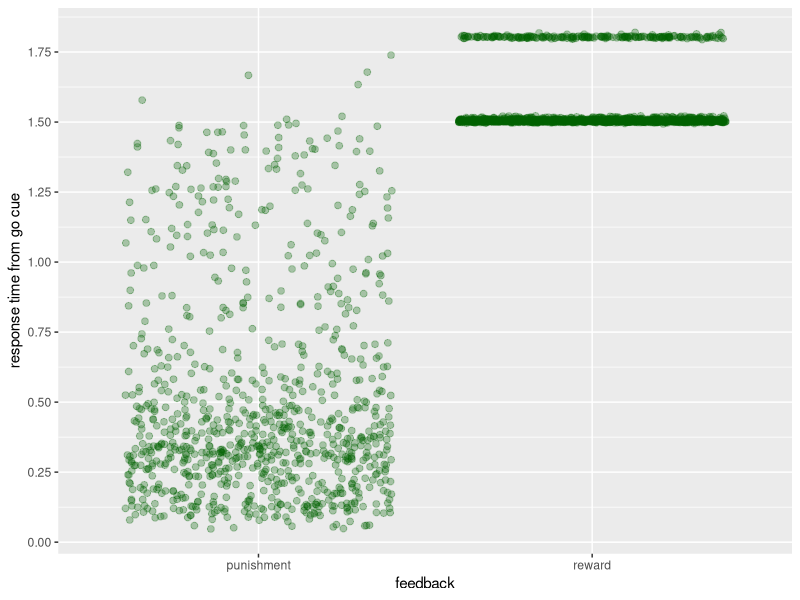
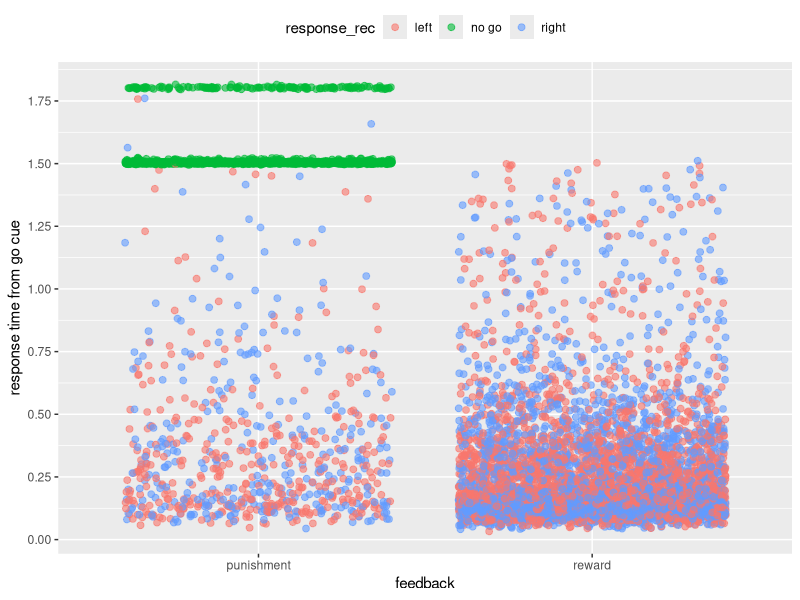
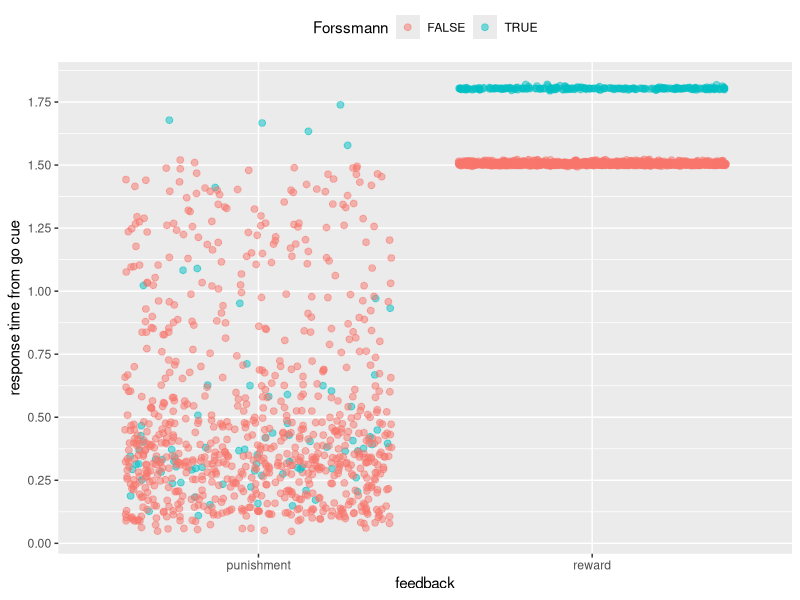
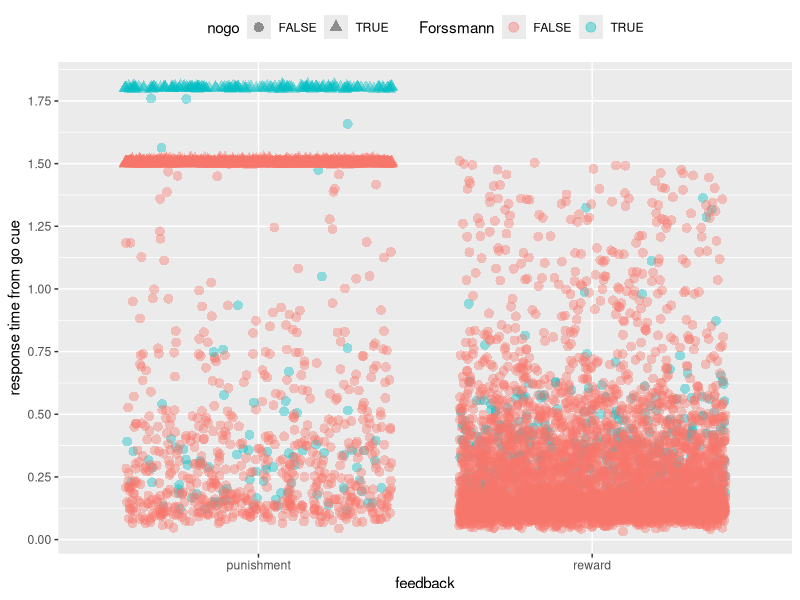
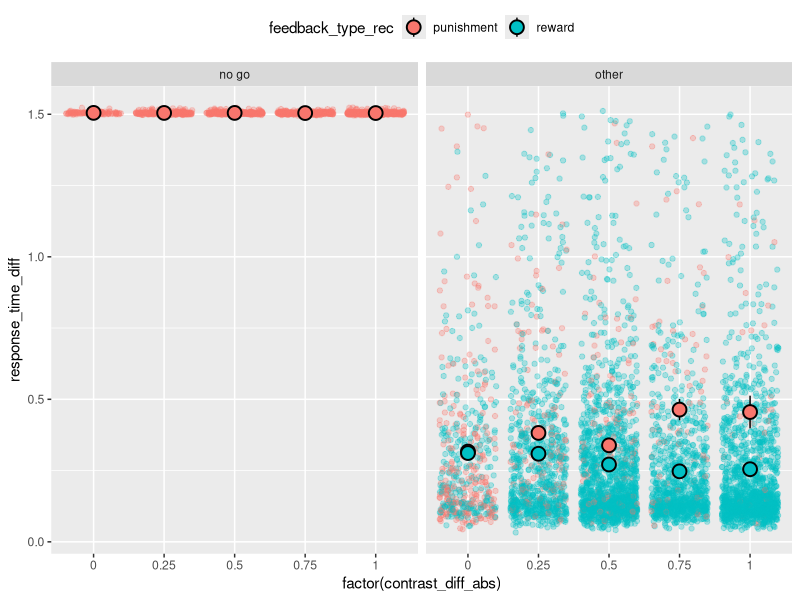
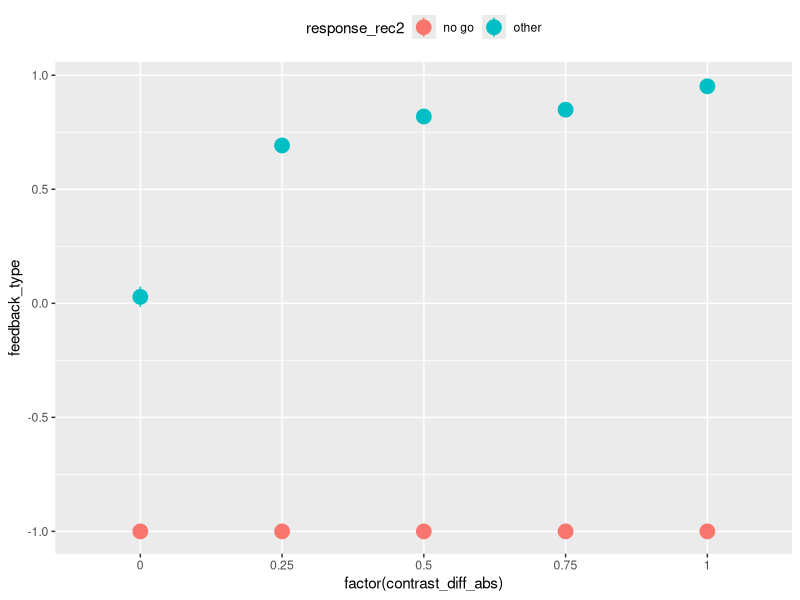
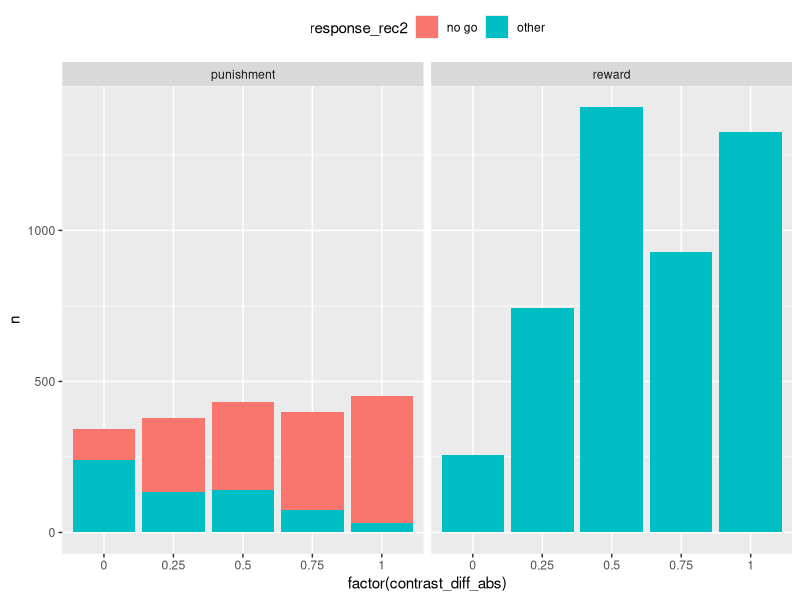
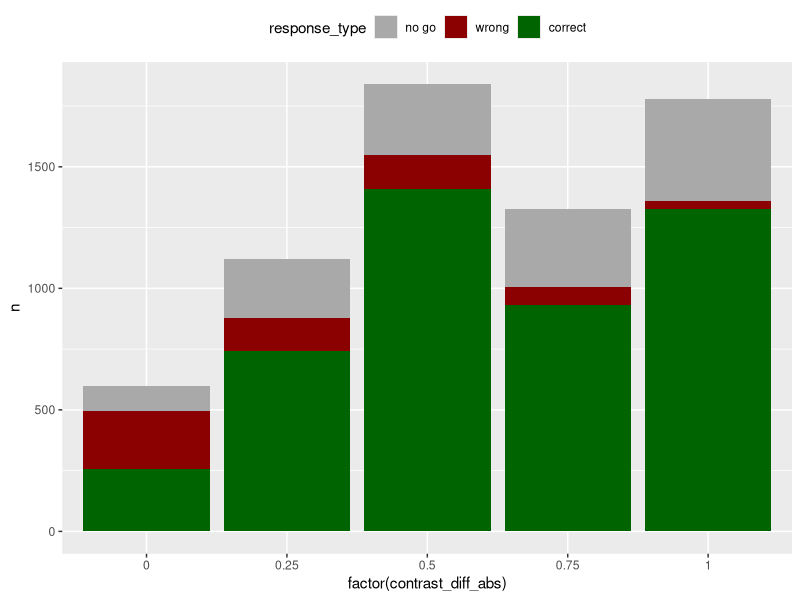

Here is the R script that generated these plots, in order:

# First look at the data that Karolina transformed into a .csv file.

library(tidyverse)

data <- read.csv("./data/behavioral_data.csv")

# How many trials per condition and contrast difference?
data %>% 
  group_by(contrast_diff_abs, condition) %>% 
  count()

# Calculate some recoded columns.
data <- data %>% 
  mutate(feedback_type_rec = ifelse(feedback_type == 1, "reward", "punishment"),
         response_rec = case_when(response == -1 ~ "right",
                                  response == 1 ~ "left",
                                  response == 0 ~ "no go"))

# Were no-gos in equal contrast trials punished?
data %>% 
  filter(condition == "go", response == 0, contrast_diff == 0) %>% 
  summarise(all_feedback = mean(feedback_type))

# Look at reaction times for correct vs. incorrect no_go trials
data %>% 
  filter(condition == "no_go") %>% 
  
  ggplot(aes(x = feedback_type_rec, y = response_time_diff)) +
  geom_jitter(colour = "darkgreen", alpha = .3, size = 2) +
  scale_y_continuous(breaks = seq(0, 2, .25)) +
  labs(y = "response time from go cue", x = "feedback")

data %>% 
  filter(condition == "go") %>% 
  
  ggplot(aes(x = feedback_type_rec, y = response_time_diff, colour = response_rec)) +
  geom_jitter(alpha = .6, size = 2) +
  scale_y_continuous(breaks = seq(0, 2, .25)) +
  labs(y = "response time from go cue", x = "feedback") +
  theme(legend.position = "top")

# Find out where the weird response time pattern (two "stripes") in no-go responses (in no-go and go trials)
# comes from.
weird_RTs <- data %>% 
  filter(response_rec == "no go") %>% 
  mutate(response_time_split = ifelse(response_time_diff > 1.7, "high", "low"))

# Differences in continuous measures?
weird_RTs %>% 
  group_by(response_time_split) %>% 
  summarise(mean_feedback = mean(feedback_type),
            mean_contrast_diff = mean(contrast_diff))

# Differences in discrete measures (mouse, session ...)?
# The longer response times for no-go trials (> 1.7 s) only occur for the mouse Forssmann
weird_RTs %>% 
  group_by(response_time_split, mouse) %>%
  count()

# ... and only in sessions 4, 5, 6 and 7.
weird_RTs %>% 
  group_by(response_time_split, session) %>%
  count()

# ... Which are Forssmann's sessions.
data %>% 
  filter(mouse == "Forssmann") %>% 
  summarise(sessions = unique(session), mouse = unique(mouse))

# Go back to no-go plot: Are the reaction times in the punishment condition that are too long
# all because of Forssmann?
data %>% 
  filter(condition == "no_go") %>% 
  mutate(Forssmann = ifelse(mouse == "Forssmann", TRUE, FALSE)) %>% 
  
  ggplot(aes(x = feedback_type_rec, y = response_time_diff, colour = Forssmann)) +
  geom_jitter(alpha = .5, size = 2) +
  scale_y_continuous(breaks = seq(0, 2, .25)) +
  labs(y = "response time from go cue", x = "feedback") +
  theme(legend.position = "top")

# And for go trials:
data %>% 
  filter(condition == "go") %>% 
  mutate(Forssmann = ifelse(mouse == "Forssmann", TRUE, FALSE),
         nogo = ifelse(response_rec == "no go", TRUE, FALSE)) %>% 
  
  ggplot(aes(x = feedback_type_rec, y = response_time_diff, colour = Forssmann,
             shape = nogo)) +
  geom_jitter(alpha = .4, size = 3) +
  scale_y_continuous(breaks = seq(0, 2, .25)) +
  labs(y = "response time from go cue", x = "feedback") +
  theme(legend.position = "top")

data %>% 
  group_by(condition) %>% 
  count()

# Exclude Forssmann from now on.
# Mutate responses into no go and other.
data_wof <- data %>% 
  filter(mouse != "Forssmann") %>%
  mutate(response_rec2 = ifelse(response_rec == "no go", "no go", "other"))

data_wof %>% 
  filter(condition == "go") %>% 
  
  ggplot(aes(x = factor(contrast_diff_abs), y = response_time_diff, colour = feedback_type_rec)) +
  geom_jitter(alpha = .3) +
  stat_summary(aes(fill = feedback_type_rec), size = 1, shape = 21, colour = "black") +
  theme(legend.position = "top") +
  facet_wrap(~response_rec2)

# Performance as a function of absolute contrast difference
data_wof %>% 
  filter(condition == "go") %>% 
  
  ggplot(aes(x = factor(contrast_diff_abs), y = feedback_type, colour = response_rec2)) +
  stat_summary(size = 1) +
  theme(legend.position = "top")

data_wof %>%
  filter(condition == "go") %>% 
  group_by(response_rec2, feedback_type_rec, contrast_diff_abs) %>% 
  count() %>% 
  
  ggplot(aes(x = factor(contrast_diff_abs), y = n, fill = response_rec2)) +
  geom_col() +
  theme(legend.position = "top") +
  facet_wrap(~feedback_type_rec)

data_wof_go <- data_wof %>%
  filter(condition == "go") %>% 
  mutate(response_type = case_when(feedback_type_rec == "reward" ~ "correct",
                                   feedback_type_rec == "punishment" & response_rec2 == "no go" ~ "no go",
                                   feedback_type_rec == "punishment" & response_rec2 == "other" ~ "wrong"),
         response_type = factor(response_type, levels = c("no go", "wrong", "correct")))

data_wof_go %>% 
  group_by(response_type, contrast_diff_abs) %>% 
  count() %>% 
  
  ggplot(aes(x = factor(contrast_diff_abs), y = n, fill = response_type)) +
  geom_col() +
  scale_fill_manual(values = c("darkgrey", "darkred", "darkgreen")) +
  theme(legend.position = "top")

data_wof_go %>% 
  group_by(response_type, contrast_diff_abs) %>% 
  count() %>% 
  group_by(contrast_diff_abs) %>% 
  mutate(percentage = n/sum(n)) %>% 
  
  ggplot(aes(x = factor(contrast_diff_abs), y = percentage, fill = response_type)) +
  geom_col() +
  scale_fill_manual(values = c("darkgrey", "darkred", "darkgreen")) +
  theme(legend.position = "top")
